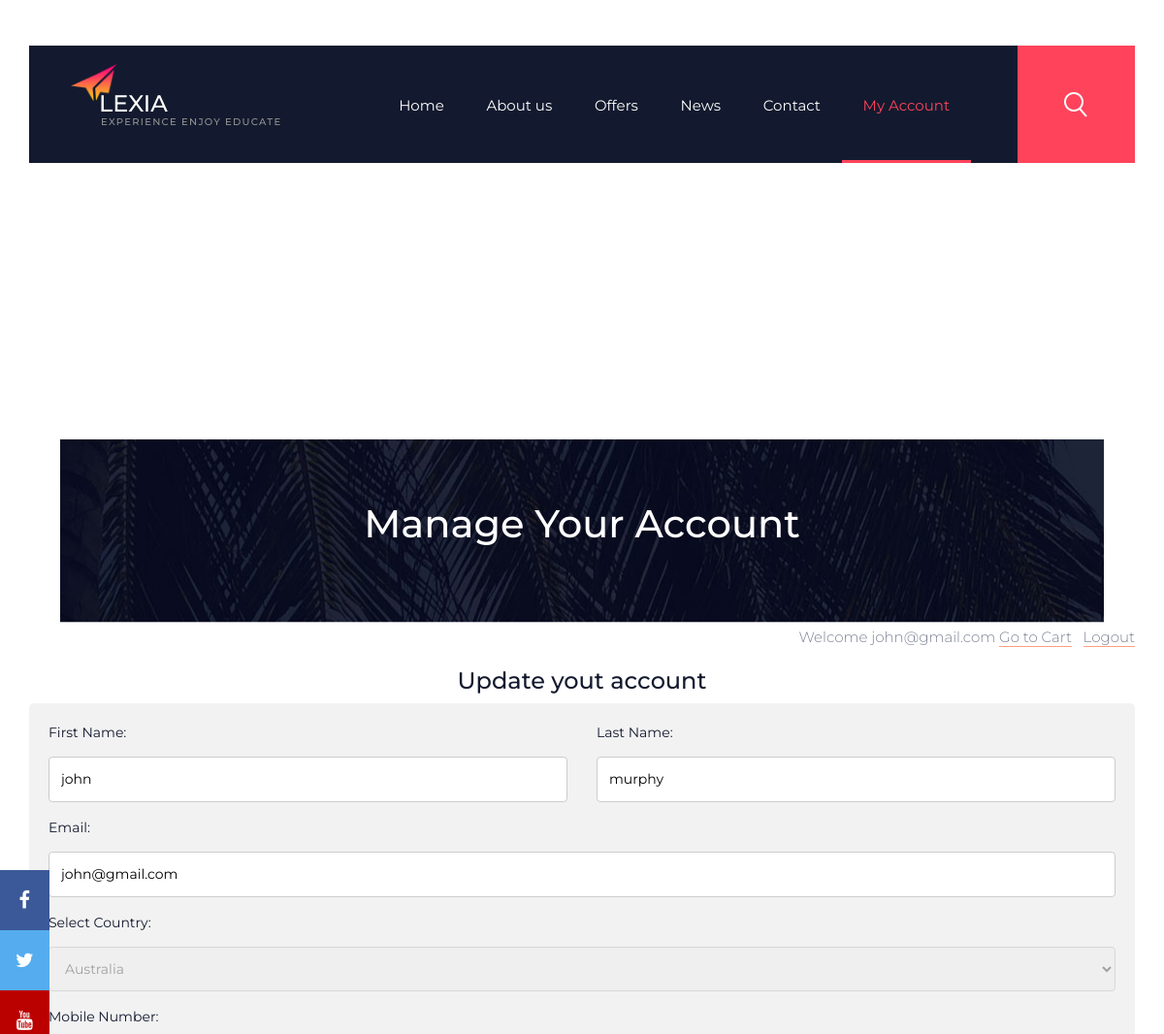
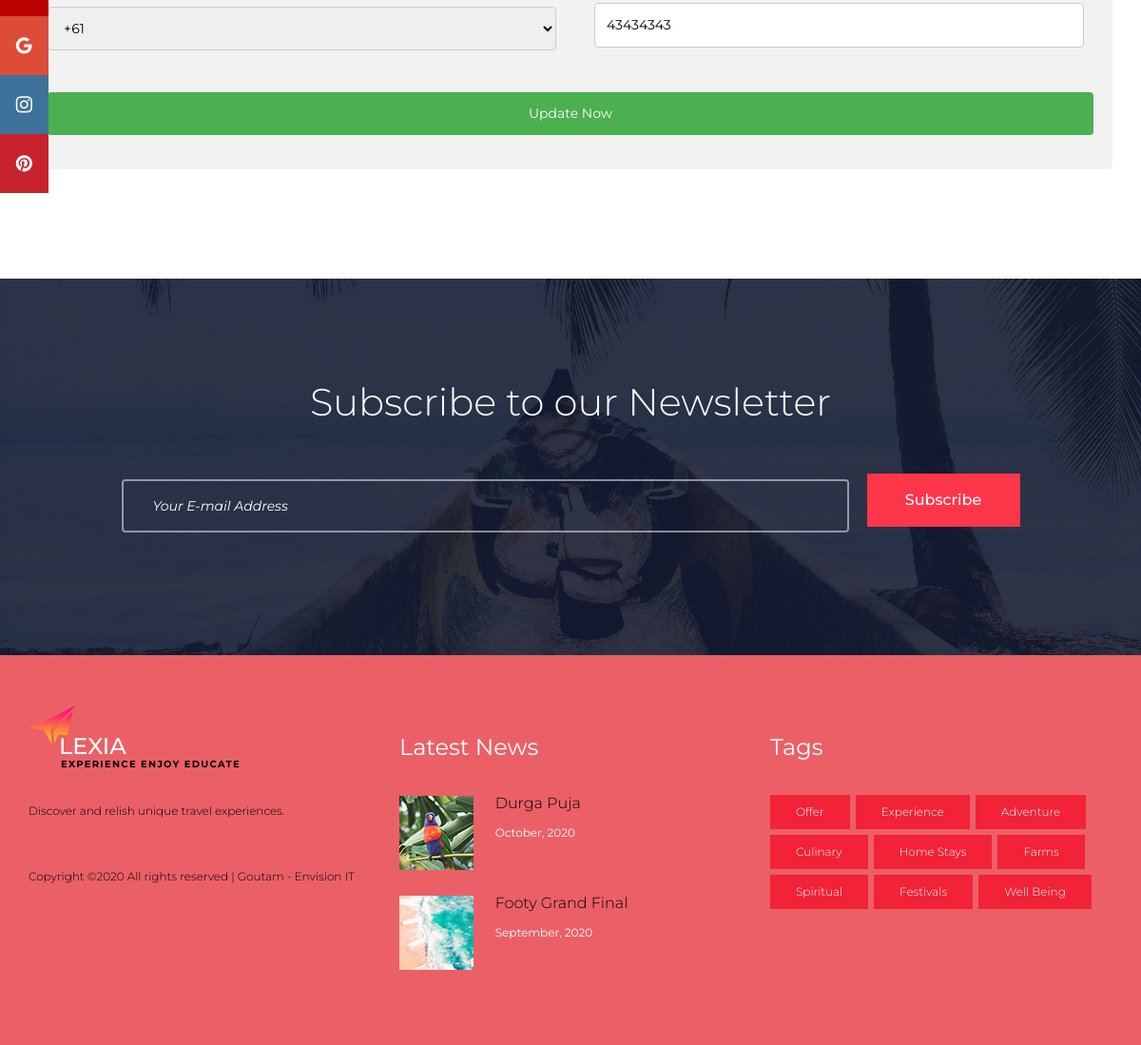
Screenshot of /customer/my_account.php?edit_account (signed in) with the database file from the repository (2 pictures, top to bottom).
### tables this page shows
CREATE TABLE `customers` (
  `customer_id` int(100) NOT NULL,
  `customer_fname` varchar(100) NOT NULL,
  `customer_lname` varchar(100) NOT NULL,
  `customer_email` varchar(100) NOT NULL,
  `customer_c_code` varchar(100) NOT NULL,
  `customer_contact` int(100) NOT NULL,
  `customer_country` text NOT NULL,
  `customer_pass` varchar(100) NOT NULL,
  `customer_confpass` varchar(100) NOT NULL,
  `customer_image` text NOT NULL,
  `customer_ip` varchar(255) NOT NULL,
  `customer_consent` text NOT NULL
);

### customer/edit_account.php (the view, shortened to what this page needs)
<link rel="stylesheet" type="text/css" href="styles/offers_styles.css">
<link rel="stylesheet" type="text/css" href="styles/offers_responsive.css">
<?php
include("includes/connect.php");
if(!isset($_SESSION['customer_email'])){
	@session_start();
	echo"<script>window.open('../checkout.php','_self')</script>";
}
else{
if(isset($_GET['edit_account'])){
	$customer_email = $_SESSION['customer_email'];
	$get_customer = "select * from customers where customer_email='$customer_email'";
	$run_customer = mysqli_query($con, $get_customer);
	$row = mysqli_fetch_array($run_customer);
	$fname = $row['customer_fname'];
	$lname = $row['customer_lname'];
	$email = $row['customer_email'];
	$contact = $row['customer_contact'];
	$c_c_code = $row['customer_c_code'];
	$country = $row['customer_country'];
	}
?>
						<div style="text-align:center"><b><h3>Update yout account</h3></b></div>
<div class="container1">
<form action="" method="post">
						<div class="row">
				<div class="col"><label>First Name:</label><input type="text" name="c_fname" value="<?php echo $fname; ?>" ></div>
				<div class="col"><label>Last Name: </label><input type="text" name="c_lname" value="<?php echo $lname; ?>"></div></div>
				<div class="row">
				<div class="col"><label>Email: </label><input type="email" name="c_email" value="<?php echo $email; ?>"></div></div>
				<div class="row"><div class="col"><label>Select Country:</label><select id="country" name="c_country" disabled>
			 <option value="<?php echo $country;?>" selected disabled hidden><?php echo $country; ?></option>
            </select></div></div>
				<div class="row">
				<div class="col-sm-6"><label>Mobile Number:</label><select name="c_c_code" id="" >
				<option value="<?php echo $c_c_code; ?>" selected disabled hidden><?php echo "+".$c_c_code; ?></option>
</select></div>
				<div class="col-sm-6" style="padding:25px"><input type="text"  name="c_contact" value="<?php echo $contact; ?>"></div></div>
		<div class="row">
				<div class="col"><input type="submit" name="update_account" value="Update Now" >
				</form>
					</div>
<?php
}
 ?>

### customer/styles/offers_styles.css (style rules this page uses)
* { margin: 0; padding: 0; -webkit-font-smoothing: antialiased; -webkit-text-shadow: rgba(0,0,0,.01) 0 0 1px; text-shadow: rgba(0,0,0,.01) 0 0 1px; }
body { font-family: 'Montserrat', sans-serif; font-size: 14px; font-weight: 400; background: #FFFFFF; color: #131a2f; }
div { display: block; position: relative; -webkit-box-sizing: border-box; -moz-box-sizing: border-box; box-sizing: border-box; }
h3 { font-size: 24px; }
h1, h2, h3, h4, h5, h6 { font-family: 'Montserrat', sans-serif; -webkit-font-smoothing: antialiased; -webkit-text-shadow: rgba(0,0,0,.01) 0 0 1px; text-shadow: rgba(0,0,0,.01) 0 0 1px; }
input, select, textarea { width: 100%; padding: 12px; border: 1px solid #ccc; border-radius: 4px; box-sizing: border-box; margin-top: 6px; margin-bottom: 16px; resize: vertical; }
input[type=submit] { background-color: #4CAF50; color: white; padding: 12px 20px; border: none; border-radius: 4px; cursor: pointer; }
.container1 { border-radius: 5px; background-color: #f2f2f2; padding: 20px; }

### rows the page displays
customers: c_fname "john", c_lname "murphy", c_email "john@gmail.com", c_country "Australia", c_contact "43434343"

### other values shown
$_SESSION['customer_email'] "john@gmail.com"
